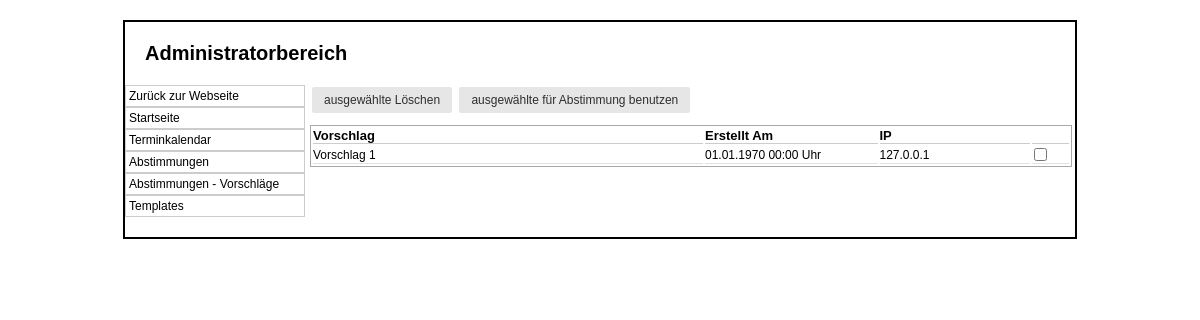
Page /admin/vorschlaege.php on the earlier database version.
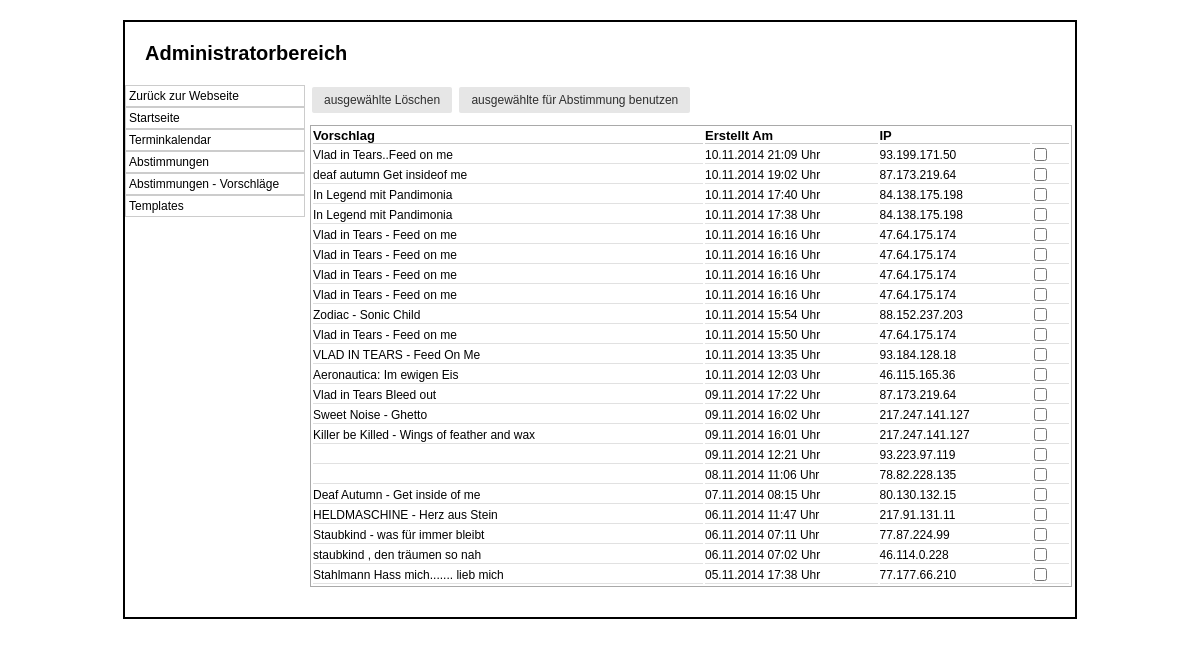
Same page on the later database version.
### tables this page shows
CREATE TABLE IF NOT EXISTS `abstimmung_vorschlaege` (
`ID` int(11) NOT NULL,
  `Name` varchar(50) DEFAULT NULL,
  `Text` varchar(100) NOT NULL,
  `IP` varchar(15) NOT NULL,
  `ErstelltAm` datetime DEFAULT NULL
);

### class/mysqli.class.php (called while the page is built, shortened)
<?php
class MysqliDb
{
    protected static $_prefix;
    protected $_mysqli;
    protected $_query;
    protected $_where = array();
    protected $_orderBy = array();
    protected $_groupBy = array();
    protected $host;
    protected $username;
    protected $password;
    protected $db;
    protected $port;
    public function __construct($host = NULL, $username = NULL, $password = NULL, $db = NULL, $port = NULL)
    {
        $this->host = $host;
        $this->username = $username;
        $this->password = $password;
        $this->db = $db;
        if($port == NULL)
            $this->port = ini_get ('mysqli.default_port');
        else
            $this->port = $port;
    }
    public function connect()
    {
        $this->_mysqli = new mysqli ($this->host, $this->username, $this->password, $this->db, $this->port)
            or die('There was a problem connecting to the database');
        $this->_mysqli->set_charset ('utf8');
    }
    protected function reset()
    {
        $this->_where = array();
        $this->_orderBy = array();
        $this->_groupBy = array();
        $this->_bindParams = array('');
        $this->_query = null;
    }
    public function setPrefix($prefix = '')
    {
        self::$_prefix = $prefix;
        return $this;
    }
    public function get($tableName, $numRows = null, $columns = '*')
    {
        if (empty ($columns))
            $columns = '*';
        $column = is_array($columns) ? implode(', ', $columns) : $columns;
        $this->_query = "SELECT $column FROM " .self::$_prefix . $tableName;
        $stmt = $this->_buildQuery($numRows);
        $stmt->execute();
        return $this->_dynamicBindResults($stmt);
    }
    public function orderBy($orderByField, $orderbyDirection = "DESC")
    {
        $orderbyDirection = strtoupper (trim ($orderbyDirection));
        $orderByField = preg_replace ("/[^-a-z0-9\.\(\),_]+/i",'', $orderByField);
        $this->_orderBy[$orderByField] = $orderbyDirection;
        return $this;
    }
    protected function _buildQuery($numRows = null, $tableData = null)
    {
        $stmt = $this->_prepareQuery();
        return $stmt;
    }
    protected function _dynamicBindResults(mysqli_stmt $stmt)
    {
        $parameters = array();
        $results = array();
        $meta = $stmt->result_metadata();
        $row = array();
        while ($field = $meta->fetch_field()) {
            $row[$field->name] = null;
            $parameters[] = & $row[$field->name];
        }
        call_user_func_array(array($stmt, 'bind_result'), $parameters);
        while ($stmt->fetch()) {
            $x = array();
            foreach ($row as $key => $val) {
                $x[$key] = $val;
            }
            array_push($results, $x);
        }
        return $results;
    }
    protected function _buildTableData ($tableData) {
        if (!is_array ($tableData))
            return;
        $this->_query = rtrim($this->_query, ', ');
    }
    protected function _buildWhere () {
        if (empty ($this->_where))
            return;
        $this->_query .= ' WHERE ';
        $this->_where[0][0] = '';
    }
    protected function _buildGroupBy () {
        if (empty ($this->_groupBy))
            return;
        $this->_query .= " GROUP BY ";
        $this->_query = rtrim($this->_query, ', ') . " ";
    }
    protected function _buildOrderBy () {
        if (empty ($this->_orderBy))
            return;
        $this->_query .= " ORDER BY ";
        foreach ($this->_orderBy as $prop => $value)
            $this->_query .= $prop . " " . $value . ", ";
        $this->_query = rtrim ($this->_query, ', ') . " ";
    }
    protected function _buildLimit ($numRows) {
        if (!isset ($numRows))
            return;
        if (is_array ($numRows))
            $this->_query .= ' LIMIT ' . (int)$numRows[0] . ', ' . (int)$numRows[1];
        else
            $this->_query .= ' LIMIT ' . (int)$numRows;
    }
    protected function _prepareQuery()
    {
        if (!$stmt = $this->_mysqli->prepare($this->_query)) {
            trigger_error("Problem preparing query ($this->_query) " . $this->_mysqli->error, E_USER_ERROR);
        }
        return $stmt;
    }
    protected function replacePlaceHolders ($str, $vals) {
        $newStr = "";
        return $newStr;
    }
}

### include/db_connect.php (called while the page is built, shortened)
<?php
include($_SERVER['DOCUMENT_ROOT'].'/scheune/class/mysqli.class.php');
$db		= new MysqliDb(HOST,USER,PASSWORD,DATABASE);
?>

### admin/vorschlaege.php (the view, shortened to what this page needs)
<?php
require_once('../db_connect.php');
include_once('../Functions.inc.php');
$inhalt = null;
if(isset($_POST['add_abstimmung'])) {
	$text_abstimmung	= $_POST['text_abstimmung'];
	$vorschlag_name		= $_POST['vorschlag_name'];
	$vorschlag_stimmen	= $_POST['vorschlag_stimmen'];
	$gueltig_bis		= date('Y-m-d', strtotime($_POST['gueltig_bis_date'])).' '.date('H:i:s', strtotime($_POST['gueltig_bis_time']));
	$count				= count($vorschlag_name);
	$data = Array ("Bezeichnung"	=> $text_abstimmung, "ErstelltAm" => date('Y-m-d H:i:s', time()), "GueltigBis" => $gueltig_bis);
	$id = $db->insert(T_ABSTIMMUNG, $data);
	for($i = 0;$i < $count;$i++) {
		$data = Array ("Name" => $vorschlag_name[$i], "Abstimmung_ID" => $id,"Stimmen" => $vorschlag_stimmen[$i]);
		$db->insert(T_ABSTIMMUNG_TITEL, $data);
	}
	header("Location:vorschlaege.php?abs_add_ok");
}
else {
	$cols			= array("ID", "Text", "IP", "ErstelltAm");
	$db->orderBy("ErstelltAm", "DESC");
	$abstimmungen	= $db->get(T_ABSTIMMUNG_VORSCHLAEGE, null, $cols);
	$inhalt .= '<form method="POST" action="vorschlaege.php">
					<input type="submit" value="ausgewählte Löschen" class="btn" name="do[0]">
					<input type="submit" value="ausgewählte für Abstimmung benutzen" class="btn" name="do[1]">
	<table class="standard">
		<thead>
			<th>Vorschlag</th>
			<th width="23%">Erstellt Am</th>
			<th width="20%">IP</th>
			<th width="5%"></th>
		</thead>';
	foreach ($abstimmungen as $vorschlag) {
		$inhalt .= '<tr>
			<td>'.$vorschlag['Text'].'</td>
			<td>'.date('d.m.Y H:i', strtotime($vorschlag['ErstelltAm'])).' Uhr</td>
			<td>'.$vorschlag['IP'].'</a>
			<td><input type="checkbox" name="vorschlag[]" value="'.$vorschlag['ID'].'"></td>
		</tr>';
	}
	$inhalt .= '</table></form>';
}
?>
<html>
<head>
	<link rel="stylesheet" type="text/css" href="style.css">
	<link rel="stylesheet" href="../css/tcal.css">
	<link rel="stylesheet" href="../js/protoplasm/protoplasm_full.css">
</head>
<body>
	<div id="container">
		<div id="header">
			<h1>Administratorbereich</h1>
		</div>
		<div id="navi">
			<ul>
				<li><a href="../">Zurück zur Webseite</a></li>
				<li><a href="index.php">Startseite</a></li>
				<li><a href="index.php?p=termine">Terminkalendar</a></li>
				<li><a href="abstimmung.php">Abstimmungen</a></li>
				<li><a href="vorschlaege.php">Abstimmungen - Vorschläge</a></li>
				<li><a href="templates.php">Templates</a></li>
			</ul>
		</div>
		<div id="content">
		<?php
			echo $inhalt;
		?>
		</div>
	</div>
</body>
</html>

### admin/style.css (style rules this page uses)
* { margin:0; padding:0; }
body { background-color:#FFF; color:#000; font-family:Verdana,Arial; font-size:12px; }
a { color:#000; text-decoration:none; }
input { padding:1px; margin:2px; }
.btn { font-family: inherit; font-size: 100%; *font-size: 90%; *overflow: visible; padding: 0.5em 1em; color: #444; color: rgba(0, 0, 0, 0.80); *color: #444; border: 1px solid #999; border: none rgba(0, 0, 0, 0); background-color: #E6E6E6; text-decoration: none; border-radius: 2px; display:inline-block; }
div#container { border:2px solid #000; margin:20px auto; padding-bottom:20px; width:950px; }
div#header { padding:20px; }
div#header h1 { font-size:20px; }
div#navi { float:left; width:180px; }
div#navi ul { list-style-type:none; }
div#navi ul li { border:1px solid #ccc; }
div#navi ul li a { display:block; padding:3px; }
div#content { float:left; width:762px; margin-left:5px; }
table.standard { width:100%; border:1px solid darkgrey; margin-top:10px; margin-bottom:10px; }
table.standard thead th { border-bottom:1px solid #ccc; font-size:13px; font-weight:bold; text-align:left; }
table.standard tr td { font-size:12px; border-bottom:1px solid #E1E1E1; }

Differences in the rows shown:
removed abstimmung_vorschlaege: Text "Vorschlag 1", ErstelltAm "01.01.1970 00:00", IP "127.0.0.1"
added abstimmung_vorschlaege: Text "Vlad in Tears..Feed on me", ErstelltAm "10.11.2014 21:09", IP "93.199.171.50"
added abstimmung_vorschlaege: Text "deaf autumn Get insideof me", ErstelltAm "10.11.2014 19:02", IP "87.173.219.64"
added abstimmung_vorschlaege: Text "In Legend mit Pandimonia", ErstelltAm "10.11.2014 17:40", IP "84.138.175.198"
added abstimmung_vorschlaege: Text "In Legend mit Pandimonia", ErstelltAm "10.11.2014 17:38", IP "84.138.175.198"
added abstimmung_vorschlaege: Text "Vlad in Tears - Feed on me", ErstelltAm "10.11.2014 16:16", IP "47.64.175.174"
added abstimmung_vorschlaege: Text "Vlad in Tears - Feed on me", ErstelltAm "10.11.2014 16:16", IP "47.64.175.174"
added abstimmung_vorschlaege: Text "Vlad in Tears - Feed on me", ErstelltAm "10.11.2014 16:16", IP "47.64.175.174"
added abstimmung_vorschlaege: Text "Vlad in Tears - Feed on me", ErstelltAm "10.11.2014 16:16", IP "47.64.175.174"
added abstimmung_vorschlaege: Text "Zodiac - Sonic Child", ErstelltAm "10.11.2014 15:54", IP "88.152.237.203"
added abstimmung_vorschlaege: Text "Vlad in Tears - Feed on me", ErstelltAm "10.11.2014 15:50", IP "47.64.175.174"
added abstimmung_vorschlaege: Text "VLAD IN TEARS - Feed On Me", ErstelltAm "10.11.2014 13:35", IP "93.184.128.18"
added abstimmung_vorschlaege: Text "Aeronautica: Im ewigen Eis", ErstelltAm "10.11.2014 12:03", IP "46.115.165.36"
added abstimmung_vorschlaege: Text "Vlad in Tears Bleed out", ErstelltAm "09.11.2014 17:22", IP "87.173.219.64"
added abstimmung_vorschlaege: Text "Sweet Noise - Ghetto", ErstelltAm "09.11.2014 16:02", IP "217.247.141.127"
added abstimmung_vorschlaege: Text "Killer be Killed - Wings of feather and wax", ErstelltAm "09.11.2014 16:01", IP "217.247.141.127"
added abstimmung_vorschlaege: ErstelltAm "09.11.2014 12:21", IP "93.223.97.119"
added abstimmung_vorschlaege: ErstelltAm "08.11.2014 11:06", IP "78.82.228.135"
added abstimmung_vorschlaege: Text "Deaf Autumn - Get inside of me", ErstelltAm "07.11.2014 08:15", IP "80.130.132.15"
added abstimmung_vorschlaege: Text "HELDMASCHINE - Herz aus Stein", ErstelltAm "06.11.2014 11:47", IP "217.91.131.11"
added abstimmung_vorschlaege: Text "Staubkind - was für immer bleibt", ErstelltAm "06.11.2014 07:11", IP "77.87.224.99"
added abstimmung_vorschlaege: Text "staubkind , den träumen so nah", ErstelltAm "06.11.2014 07:02", IP "46.114.0.228"
added abstimmung_vorschlaege: Text "Stahlmann Hass mich....... lieb mich", ErstelltAm "05.11.2014 17:38", IP "77.177.66.210"
